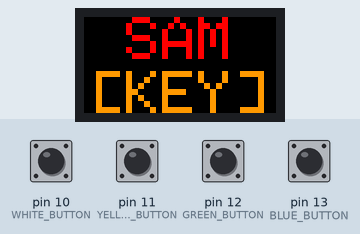
The sketch below on a simulated Arduino Mega 2560, built with avr-gcc and run on an emulated ATmega2560. Parts: 32×16 colour display. The inputs (shaded band) are chosen by the test bench; at power-on: pin 10 (WHITE_BUTTON), pin 11 (YELLOW_BUTTON), pin 12 (GREEN_BUTTON), pin 13 (BLUE_BUTTON) HIGH. Random numbers use the default seed unless the sketch sets one.

Above: at 1.2 s.
1.3 s: pin 10 (WHITE_BUTTON) pulled LOW for 0.15 s
At 2.5 s:
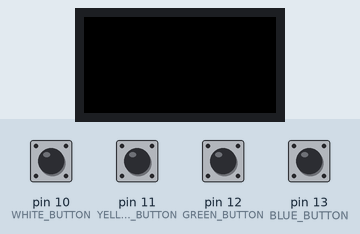
4.4 s: pin 10 (WHITE_BUTTON) pulled LOW for 1 s
At 8.1 s:
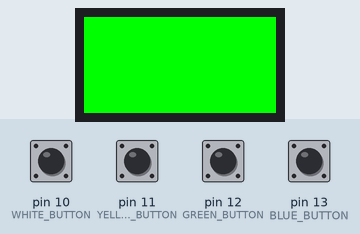
8.4 s: pin 12 (GREEN_BUTTON) pulled LOW for 0.15 s
At 9.6 s:
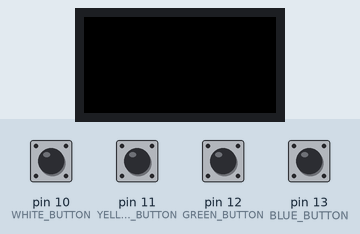
11.5 s: pin 12 (GREEN_BUTTON) pulled LOW for 1 s
At 13.6 s:
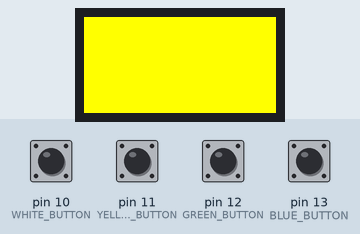
Timing chart, 0 to 15.1 s (numbered marks = the images above; inputs shaded):
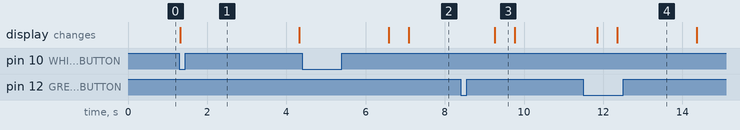

The sketch:

sam.ino
```cpp
#include <Adafruit_BusIO_Register.h>
#include <Adafruit_I2CDevice.h>
#include <Adafruit_I2CRegister.h>
#include <Adafruit_SPIDevice.h>
#include <Adafruit_GFX.h>   // Core graphics library
#include <RGBmatrixPanel.h> // Hardware-specific library

#define CLK 8  // MUST be on PORTB! (Use pin 11 on Mega)
#define LAT A3
#define OE  9
#define A   A0
#define B   A1
#define C   A2
RGBmatrixPanel matrix(A, B, C, CLK, LAT, OE, false);

// Similar to F(), but for PROGMEM string pointers rather than literals
#define F2(progmem_ptr) (const __FlashStringHelper *)progmem_ptr

static const uint16_t colors[4] = {
  0x001F, // Blue
  0x07E0, // Green
  0xFFE0, // Yellow
  0xFFFF  // White
};

const int BLUE_BUTTON = 13;
const int GREEN_BUTTON = 12;
const int YELLOW_BUTTON = 11;
const int WHITE_BUTTON = 10;

boolean startGame = false;

void setup() {
  Serial.begin(9600);
  matrix.begin();
  matrix.setTextWrap(false);
  matrix.setTextSize(2);

  pinMode(BLUE_BUTTON, INPUT_PULLUP);
  pinMode(GREEN_BUTTON, INPUT_PULLUP);
  pinMode(YELLOW_BUTTON, INPUT_PULLUP);
  pinMode(WHITE_BUTTON, INPUT_PULLUP);
}

void loop() {
  // Init counters
  int increment = 75;
  int score = 0;


  // Display start message
  if (!startGame) {
    matrix.setTextColor(matrix.Color333(7,0,0));
    matrix.setCursor(7, 0);
    matrix.setTextSize(1);
    matrix.print("SAM");

    matrix.setTextColor(matrix.Color333(7,4,0));
    matrix.setCursor(1, 9);
    matrix.setTextSize(0.5);
    matrix.print("[KEY]");

    if (digitalRead(BLUE_BUTTON) == 0 || digitalRead(GREEN_BUTTON) == 0 || digitalRead(YELLOW_BUTTON) == 0 || digitalRead(WHITE_BUTTON) == 0) {
      startGame = true;
      matrix.fillScreen(0);
      delay(3000);
    }
  }

  // Loop on random colors with specific delay while startGame is true
  while (startGame == true) {
    byte i;
    boolean success = false;
    char state = 0;
    uint16_t color = colors[(int)random(0, 4)];

    matrix.fillScreen(color);

    for (i=0; i < increment; i++) {
      delay(30);
      if (state != 'B' && digitalRead(BLUE_BUTTON) == 0) {
        state = 'B' ;
      }
      if (state != 'G' && digitalRead(GREEN_BUTTON) == 0) {
        state = 'G';
      }
      if (state != 'Y' && digitalRead(YELLOW_BUTTON) == 0) {
        state = 'Y';
      }
      if (state != 'W' && digitalRead(WHITE_BUTTON) == 0) {
        state = 'W';
      }
    }

    if ((color == 0x001F && state == 'B') || (color == 0x07E0 && state == 'G') || (color == 0xFFE0 && state == 'Y') || (color == 0xFFFF && state == 'W')) {
      success = true;
      score++;
    }

    if (!success) {
      matrix.fillScreen(0);

      matrix.setTextColor(matrix.Color333(7,0,0));
      matrix.setTextSize(1);

      matrix.setCursor(4, 0);
      matrix.print("GAME");
      matrix.setCursor(4, 9);
      matrix.print("OVER");
      delay(3000);

      matrix.fillScreen(0);
      matrix.setTextColor(matrix.Color333(7,0,0));
      matrix.setCursor(1, 0);
      matrix.print("SCORE");

      matrix.setTextColor(matrix.Color333(7,4,0));
      matrix.setCursor(1, 9);
      matrix.print(score);
      delay(7000);
    }

    increment = increment - 3;

    if (!success) {
      startGame = false;
    }

    matrix.fillScreen(0);
    delay(500);
  }

  #if !defined(__AVR__)
    // On non-AVR boards, delay slightly so screen updates aren't too quick.
    delay(20);
  #endif

  // Update display
  matrix.swapBuffers(false);
}
```

Measured:
- after the input at 1.3 s, the display: changes at once (image 1)
- what the display in image 3 shows lasts 0.5 s, from 9.3 s to 9.8 s
